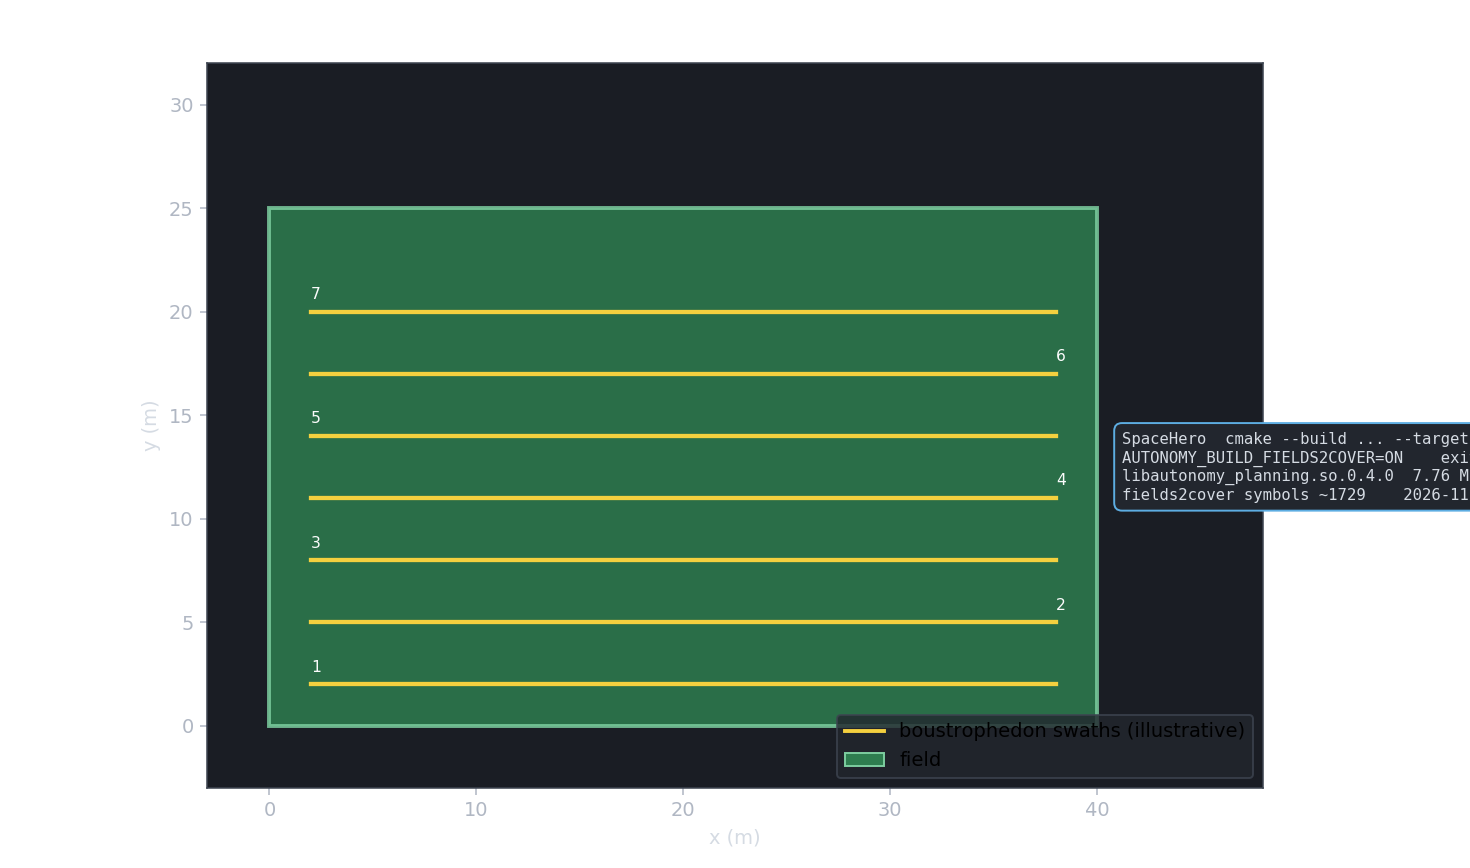

The script that saved this image:
#!/usr/bin/env python3
"""Render a Fields2Cover compile-verification PNG."""

from datetime import datetime, timezone
import os

import matplotlib

matplotlib.use("Agg")
import matplotlib.pyplot as plt
from matplotlib.patches import Polygon

candidates = [
    "/workspace/autonomy/build/autonomy/lib/libautonomy_planning.so.0",
    "/home/quandy/workspace/github/autonomy/build/autonomy/lib/libautonomy_planning.so.0",
]
so = next((p for p in candidates if os.path.lexists(p)), candidates[0])
while os.path.islink(so):
    so = os.path.join(os.path.dirname(so), os.readlink(so))
st = os.stat(so)
stamp = datetime.now(timezone.utc).strftime("%Y-%m-%d %H:%M UTC")

field = [(0, 0), (40, 0), (40, 25), (0, 25)]
swaths = []
y = 2.0
flip = False
while y < 23:
    swaths.append([(2, y), (38, y)] if not flip else [(38, y), (2, y)])
    y += 3.0
    flip = not flip

fig, ax = plt.subplots(figsize=(10.5, 6.2), dpi=140)
fig.patch.set_facecolor("#111318")
ax.set_facecolor("#1a1d24")
ax.add_patch(
    Polygon(
        field,
        closed=True,
        facecolor="#2e7d4f",
        edgecolor="#7dcea0",
        linewidth=2,
        alpha=0.85,
    )
)
for i, s in enumerate(swaths):
    xs, ys = zip(*s)
    ax.plot(xs, ys, color="#f4d03f", linewidth=2.2)
    ax.annotate(str(i + 1), (xs[0], ys[0] + 0.6), color="#fbfcfc", fontsize=8)
ax.set_aspect("equal")
ax.set_xlim(-3, 48)
ax.set_ylim(-3, 32)
ax.tick_params(colors="#b0b7c3")
for spine in ax.spines.values():
    spine.set_color("#3d4450")
ax.set_xlabel("x (m)", color="#d5dbe3")
ax.set_ylabel("y (m)", color="#d5dbe3")
ax.set_title(
    "Fields2Cover compile verification  |  autonomy_planning  |  PASS",
    color="#ffffff",
    fontsize=13,
    pad=12,
)
info = "\n".join(
    [
        "SpaceHero  cmake --build ... --target autonomy_planning",
        "AUTONOMY_BUILD_FIELDS2COVER=ON    exit=0",
        f"{os.path.basename(so)}  {st.st_size / 1024 / 1024:.2f} MiB",
        f"fields2cover symbols ~1729    {stamp}",
    ]
)
ax.text(
    41.2,
    12.5,
    info,
    color="#d5dbe3",
    fontsize=8,
    va="center",
    family="monospace",
    bbox=dict(boxstyle="round,pad=0.5", facecolor="#22262e", edgecolor="#5dade2"),
)
ax.legend(
    [
        plt.Line2D([0], [0], color="#f4d03f", lw=2),
        plt.Rectangle((0, 0), 1, 1, facecolor="#2e7d4f", edgecolor="#7dcea0"),
    ],
    ["boustrophedon swaths (illustrative)", "field"],
    loc="lower right",
    facecolor="#22262e",
    edgecolor="#3d4450",
)
out = os.path.join(os.path.dirname(__file__), "fields2cover_build_verify.png")
fig.tight_layout()
fig.savefig(out)
print(out)
